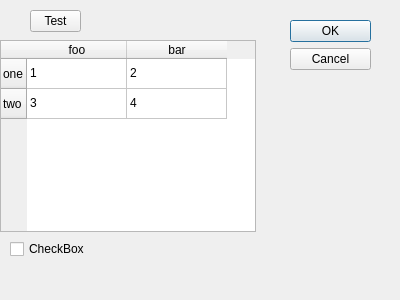
<?xml version="1.0" encoding="UTF-8"?>
<ui version="4.0">
 <class>Dialog</class>
 <widget class="QDialog" name="Dialog">
  <property name="geometry">
   <rect>
    <x>0</x>
    <y>0</y>
    <width>400</width>
    <height>300</height>
   </rect>
  </property>
  <property name="windowTitle">
   <string>Dialog</string>
  </property>
  <widget class="QDialogButtonBox" name="buttonBox">
   <property name="geometry">
    <rect>
     <x>290</x>
     <y>20</y>
     <width>81</width>
     <height>241</height>
    </rect>
   </property>
   <property name="orientation">
    <enum>Qt::Vertical</enum>
   </property>
   <property name="standardButtons">
    <set>QDialogButtonBox::Cancel|QDialogButtonBox::Ok</set>
   </property>
  </widget>
  <widget class="QTableWidget" name="tableWidget">
   <property name="geometry">
    <rect>
     <x>0</x>
     <y>40</y>
     <width>256</width>
     <height>192</height>
    </rect>
   </property>
   <row>
    <property name="text">
     <string>one</string>
    </property>
   </row>
   <row>
    <property name="text">
     <string>two</string>
    </property>
   </row>
   <column>
    <property name="text">
     <string>foo</string>
    </property>
   </column>
   <column>
    <property name="text">
     <string>bar</string>
    </property>
   </column>
   <item row="0" column="0">
    <property name="text">
     <string>1</string>
    </property>
   </item>
   <item row="0" column="1">
    <property name="text">
     <string>2</string>
    </property>
   </item>
   <item row="1" column="0">
    <property name="text">
     <string>3</string>
    </property>
   </item>
   <item row="1" column="1">
    <property name="text">
     <string>4</string>
    </property>
   </item>
  </widget>
  <widget class="QToolButton" name="toolButton">
   <property name="geometry">
    <rect>
     <x>30</x>
     <y>10</y>
     <width>51</width>
     <height>22</height>
    </rect>
   </property>
   <property name="text">
    <string>Test</string>
   </property>
  </widget>
  <widget class="QCheckBox" name="checkBox">
   <property name="geometry">
    <rect>
     <x>10</x>
     <y>240</y>
     <width>82</width>
     <height>18</height>
    </rect>
   </property>
   <property name="text">
    <string>CheckBox</string>
   </property>
  </widget>
 </widget>
 <resources/>
 <connections>
  <connection>
   <sender>buttonBox</sender>
   <signal>accepted()</signal>
   <receiver>Dialog</receiver>
   <slot>accept()</slot>
   <hints>
    <hint type="sourcelabel">
     <x>248</x>
     <y>254</y>
    </hint>
    <hint type="destinationlabel">
     <x>157</x>
     <y>274</y>
    </hint>
   </hints>
  </connection>
  <connection>
   <sender>buttonBox</sender>
   <signal>rejected()</signal>
   <receiver>Dialog</receiver>
   <slot>reject()</slot>
   <hints>
    <hint type="sourcelabel">
     <x>316</x>
     <y>260</y>
    </hint>
    <hint type="destinationlabel">
     <x>286</x>
     <y>274</y>
    </hint>
   </hints>
  </connection>
 </connections>
</ui>
